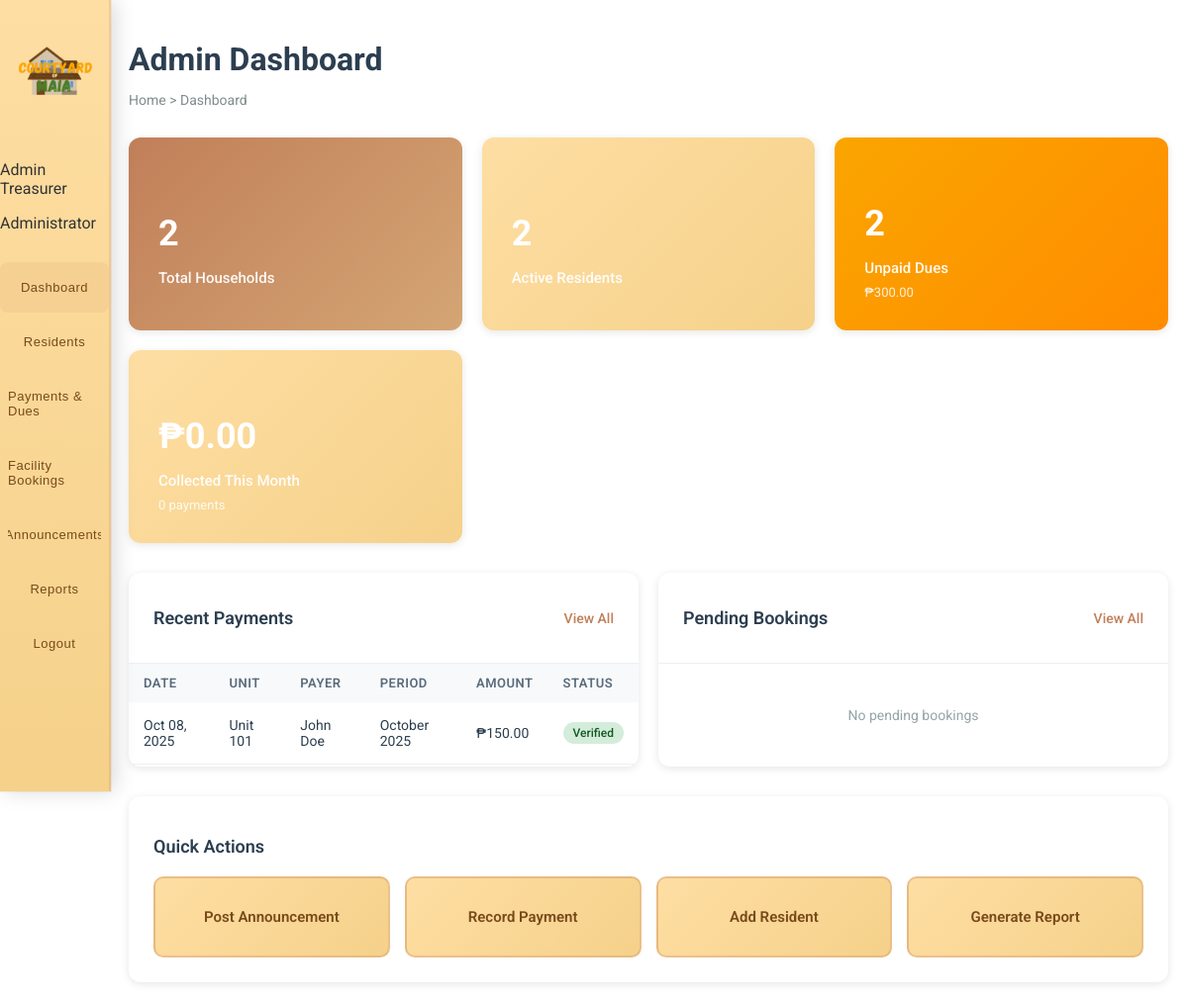
Page /admin/dashboard.php (signed in) on the committed database.
### tables this page shows
CREATE TABLE users (
    user_id INT PRIMARY KEY AUTO_INCREMENT,
    account_number VARCHAR(20) UNIQUE NOT NULL,
    password VARCHAR(255) NOT NULL,
    email VARCHAR(100) UNIQUE NOT NULL,
    first_name VARCHAR(50) NOT NULL,
    last_name VARCHAR(50) NOT NULL,
    contact_number VARCHAR(20),
    user_role ENUM('admin', 'resident') DEFAULT 'resident',
    status ENUM('active', 'inactive') DEFAULT 'active',
    created_by INT,
    created_at TIMESTAMP DEFAULT CURRENT_TIMESTAMP,
    updated_at TIMESTAMP DEFAULT CURRENT_TIMESTAMP ON UPDATE CURRENT_TIMESTAMP,
    FOREIGN KEY (created_by) REFERENCES users(user_id) ON DELETE SET NULL
);

CREATE TABLE payments (
    payment_id INT PRIMARY KEY AUTO_INCREMENT,
    dues_id INT NOT NULL,
    household_id INT NOT NULL,
    payment_date DATE NOT NULL,
    amount_paid DECIMAL(10,2) NOT NULL,
    payment_method ENUM('cash', 'bank_transfer', 'gcash', 'check') NOT NULL,
    reference_number VARCHAR(100),
    proof_of_payment VARCHAR(255),
    verified_by INT,
    verified_at TIMESTAMP NULL,
    remarks TEXT,
    created_at TIMESTAMP DEFAULT CURRENT_TIMESTAMP,
    FOREIGN KEY (dues_id) REFERENCES monthly_dues(dues_id) ON DELETE CASCADE,
    FOREIGN KEY (household_id) REFERENCES households(household_id) ON DELETE CASCADE,
    FOREIGN KEY (verified_by) REFERENCES users(user_id) ON DELETE SET NULL
);

CREATE TABLE households (
    household_id INT PRIMARY KEY AUTO_INCREMENT,
    unit_number VARCHAR(20) UNIQUE NOT NULL,
    lot_number VARCHAR(20),
    block_number VARCHAR(20),
    street_address VARCHAR(255),
    owner_id INT,
    resident_type ENUM('owner', 'tenant') DEFAULT 'owner',
    move_in_date DATE,
    status ENUM('occupied', 'vacant') DEFAULT 'occupied',
    created_at TIMESTAMP DEFAULT CURRENT_TIMESTAMP,
    FOREIGN KEY (owner_id) REFERENCES users(user_id) ON DELETE SET NULL
);

CREATE TABLE monthly_dues (
    dues_id INT PRIMARY KEY AUTO_INCREMENT,
    household_id INT NOT NULL,
    due_month VARCHAR(20) NOT NULL,
    due_year INT NOT NULL,
    amount DECIMAL(10,2) NOT NULL DEFAULT 0.00,
    due_date DATE NOT NULL,
    status ENUM('unpaid', 'paid', 'overdue') DEFAULT 'unpaid',
    created_at TIMESTAMP DEFAULT CURRENT_TIMESTAMP,
    FOREIGN KEY (household_id) REFERENCES households(household_id) ON DELETE CASCADE,
    UNIQUE KEY unique_household_month_year (household_id, due_month, due_year)
);

### auth/session_check.php (called while the page is built, shortened)
<?php
function getCurrentUser() {
    $conn = getDBConnection();
    $user_id = $_SESSION['user_id'] ?? null;
    if ($user_id) {
        $stmt = $conn->prepare("SELECT contact_number FROM users WHERE user_id = ?");
        $stmt->bind_param("i", $user_id);
        $stmt->execute();
        $result = $stmt->get_result();
        $user_data = $result->fetch_assoc();
    }
    return [
        'user_id' => $_SESSION['user_id'] ?? null,
        'account_number' => $_SESSION['account_number'] ?? '',
        'email' => $_SESSION['email'] ?? '',
        'first_name' => $_SESSION['first_name'] ?? '',
        'last_name' => $_SESSION['last_name'] ?? '',
        'full_name' => ($_SESSION['first_name'] ?? '') . ' ' . ($_SESSION['last_name'] ?? ''),
        'user_role' => $_SESSION['user_role'] ?? 'resident',
        'household_id' => $_SESSION['household_id'] ?? null,
        'unit_number' => $_SESSION['unit_number'] ?? '',
        'contact_number' => $user_data['contact_number'] ?? ''
    ];
}
?>

### admin/dashboard.php (the view, shortened to what this page needs)
<?php
require_once('../auth/session_check.php');
$conn = getDBConnection();
$current_user = getCurrentUser();
$total_households_query = "SELECT COUNT(*) as total FROM households WHERE status = 'occupied'";
$total_households = $conn->query($total_households_query)->fetch_assoc()['total'];
$total_residents_query = "SELECT COUNT(*) as total FROM users WHERE user_role = 'resident' AND status = 'active'";
$total_residents = $conn->query($total_residents_query)->fetch_assoc()['total'];
$unpaid_dues_query = "SELECT COUNT(*) as total, SUM(amount) as total_amount FROM monthly_dues WHERE status = 'unpaid'";
$unpaid_dues_result = $conn->query($unpaid_dues_query)->fetch_assoc();
$unpaid_count = $unpaid_dues_result['total'];
$unpaid_amount = $unpaid_dues_result['total_amount'] ?? 0;
$paid_this_month_query = "SELECT COUNT(*) as total, SUM(amount_paid) as total_amount FROM payments WHERE MONTH(payment_date) = MONTH(CURRENT_DATE()) AND YEAR(payment_date) = YEAR(CURRENT_DATE())";
$paid_this_month_result = $conn->query($paid_this_month_query)->fetch_assoc();
$paid_count = $paid_this_month_result['total'];
$paid_amount = $paid_this_month_result['total_amount'] ?? 0;
$recent_payments_query = "SELECT p.*, h.unit_number, CONCAT(u.first_name, ' ', u.last_name) as payer_name, md.due_month, md.due_year
                          FROM payments p
                          INNER JOIN households h ON p.household_id = h.household_id
                          INNER JOIN household_members hm ON h.household_id = hm.household_id AND hm.is_primary = 1
                          INNER JOIN users u ON hm.user_id = u.user_id
                          INNER JOIN monthly_dues md ON p.dues_id = md.dues_id
                          ORDER BY p.created_at DESC
                          LIMIT 10";
$recent_payments = $conn->query($recent_payments_query);
$pending_bookings_query = "SELECT fb.*, h.unit_number, CONCAT(u.first_name, ' ', u.last_name) as requester_name
                           FROM facility_bookings fb
                           INNER JOIN households h ON fb.household_id = h.household_id
                           INNER JOIN household_members hm ON h.household_id = hm.household_id AND hm.is_primary = 1
                           INNER JOIN users u ON hm.user_id = u.user_id
                           WHERE fb.status = 'pending'
                           ORDER BY fb.created_at DESC
                           LIMIT 5";
$pending_bookings = $conn->query($pending_bookings_query);
?>
<!DOCTYPE html>
<html lang="en">
<head>
  <link rel="stylesheet" href="../style.css">
  <link rel="stylesheet" href="css/admin.css">
</head>
<body>
  <nav class="navbar" id="sidebar">
    <img src="../pics/Courtyard.png" alt="Courtyard Logo" class="logo">
    <div class="user-info">
      <p class="user-name"><?php echo htmlspecialchars($current_user['full_name']); ?></p>
      <p class="user-role">Administrator</p>
    </div>
    <ul class="nav-links">
      <li class="active"><a href="dashboard.php" onclick="closeMenu()"><span class="text">Dashboard</span></a></li>
      <li><a href="residents.php" onclick="closeMenu()"><span class="text">Residents</span></a></li>
      <li><a href="payments.php" onclick="closeMenu()"><span class="text">Payments & Dues</span></a></li>
      <li><a href="bookings.php" onclick="closeMenu()"><span class="text">Facility Bookings</span></a></li>
      <li><a href="announcements.php" onclick="closeMenu()"><span class="text">Announcements</span></a></li>
      <li><a href="reports.php" onclick="closeMenu()"><span class="text">Reports</span></a></li>
      <li><a href="../auth/logout.php" onclick="closeMenu()"><span class="text">Logout</span></a></li>
    </ul>
  </nav>
  <main>
    <div class="page-header">
      <h1>Admin Dashboard</h1>
      <p class="breadcrumb">Home > Dashboard</p>
    </div>
    <section class="stats-grid">
      <div class="stat-card blue">
        <div class="stat-info">
          <h3><?php echo $total_households; ?></h3>
          <p>Total Households</p>
        </div>
      </div>
      <div class="stat-card green">
        <div class="stat-info">
          <h3><?php echo $total_residents; ?></h3>
          <p>Active Residents</p>
        </div>
      </div>
      <div class="stat-card red">
        <div class="stat-info">
          <h3><?php echo $unpaid_count; ?></h3>
          <p>Unpaid Dues</p>
          <span class="stat-detail">₱<?php echo number_format($unpaid_amount, 2); ?></span>
        </div>
      </div>
      <div class="stat-card purple">
        <div class="stat-info">
          <h3>₱<?php echo number_format($paid_amount, 2); ?></h3>
          <p>Collected This Month</p>
          <span class="stat-detail"><?php echo $paid_count; ?> payments</span>
        </div>
      </div>
    </section>
    <div class="dashboard-grid">
      <div class="card">
        <div class="card-header">
          <h2>Recent Payments</h2>
          <a href="payments.php" class="view-all-link">View All</a>
        </div>
        <div class="card-content">
          <?php if ($recent_payments->num_rows > 0): ?>
            <table class="data-table">
              <thead>
                <tr>
                  <th>Date</th>
                  <th>Unit</th>
                  <th>Payer</th>
                  <th>Period</th>
                  <th>Amount</th>
                  <th>Status</th>
                </tr>
              </thead>
              <tbody>
                <?php while ($payment = $recent_payments->fetch_assoc()): ?>
                  <tr>
                    <td><?php echo date('M d, Y', strtotime($payment['payment_date'])); ?></td>
                    <td><?php echo htmlspecialchars($payment['unit_number']); ?></td>
                    <td><?php echo htmlspecialchars($payment['payer_name']); ?></td>
                    <td><?php echo $payment['due_month'] . ' ' . $payment['due_year']; ?></td>
                    <td>₱<?php echo number_format($payment['amount_paid'], 2); ?></td>
                    <td>
                      <?php if ($payment['verified_by']): ?>
                        <span class="badge badge-success">Verified</span>
                      <?php else: ?>
                        <span class="badge badge-warning">Pending</span>
                      <?php endif; ?>
                    </td>
                  </tr>
                <?php endwhile; ?>
              </tbody>
            </table>
          <?php else: ?>
            <p class="no-data">No recent payments</p>
          <?php endif; ?>
        </div>
      </div>
      <div class="card">
        <div class="card-header">
          <h2>Pending Bookings</h2>
          <a href="bookings.php" class="view-all-link">View All</a>
        </div>
        <div class="card-content">
          <?php if ($pending_bookings->num_rows > 0): ?>
            <div class="bookings-list">
              <?php while ($booking = $pending_bookings->fetch_assoc()): ?>
                <div class="booking-item">
                  <div class="booking-info">
                    <h4><?php echo htmlspecialchars($booking['facility_name']); ?></h4>
                    <p><strong><?php echo htmlspecialchars($booking['unit_number']); ?></strong> - <?php echo htmlspecialchars($booking['requester_name']); ?></p>
                    <p class="booking-date">
                      <?php echo date('M d, Y', strtotime($booking['booking_date'])); ?>
                      (<?php echo date('g:i A', strtotime($booking['start_time'])); ?> - <?php echo date('g:i A', strtotime($booking['end_time'])); ?>)
                    </p>
                  </div>
                  <div class="booking-actions">
                    <button class="btn-approve" onclick="approveBooking(<?php echo $booking['booking_id']; ?>)">Approve</button>
                    <button class="btn-reject" onclick="rejectBooking(<?php echo $booking['booking_id']; ?>)">Reject</button>
                  </div>
                </div>
              <?php endwhile; ?>
            </div>
          <?php else: ?>
            <p class="no-data">No pending bookings</p>
          <?php endif; ?>
        </div>
      </div>
    </div>
    <div class="quick-actions">
      <h2>Quick Actions</h2>
      <div class="actions-grid">
        <a href="announcements.php?action=new" class="action-btn">
          <span>Post Announcement</span>
        </a>
        <a href="payments.php?action=record" class="action-btn">
          <span>Record Payment</span>
        </a>
        <a href="residents.php?action=add" class="action-btn">
          <span>Add Resident</span>
        </a>
        <a href="reports.php" class="action-btn">
          <span>Generate Report</span>
        </a>
      </div>
    </div>
  </main>
</body>
</html>

### style.css (style rules this page uses)
body { margin: 0; font-family: 'Roboto', sans-serif; background-color: #ffffff; color: #333333; }
.navbar { position: fixed; left: 0; top: 0; height: 100vh; width: 110px; display: flex; flex-direction: column; align-items: flex-start; background: linear-gradient(180deg, #fedea3 0%, #f5d18a 100%); box-shadow: 4px 0 20px rgba(0, 0, 0, 0.15), 0 0 0 1px rgba(193, 127, 89, 0.1); border-right: 2px solid rgba(193, 127, 89, 0.2); transition: transform 0.5s cubic-bezier(0.25, 0.46, 0.45, 0.94), width 0.4s cubic-bezier(0.25, 0.46, 0.45, 0.94); z-index: 1000; backdrop-filter: blur(10px); animation: slideIn 0.8s ease-out; }
.logo { height: 90px; margin: 20px auto; cursor: pointer; display: block; transition: transform 0.3s ease, filter 0.3s ease; border-radius: 12px; padding: 8px; }
.nav-links { list-style: none; padding: 0; width: 100%; margin-top: 10px; }
.nav-links li { width: 100%; }
.nav-links a { text-decoration: none; color: #79491b; font-family: 'Arial', sans-serif; font-size: 13px; letter-spacing: 0.5px; padding: 18px 0; margin: 4px 8px; display: flex; flex-direction: column; align-items: center; justify-content: center; transition: all 0.3s cubic-bezier(0.4, 0, 0.2, 1); border-radius: 12px; position: relative; overflow: hidden; }
.nav-links a::before { content: ''; position: absolute; top: 0; left: -100%; width: 100%; height: 100%; background: linear-gradient(90deg, transparent, rgba(250, 160, 0, 0.3), transparent); transition: left 0.5s ease; }
.active { background: rgba(193, 127, 89, 0.1); border-radius: 8px; }
main { margin-left: 110px; padding: 20px; transition: margin 0.4s ease; animation: fadeIn 1s ease-out; }
h1 { margin-bottom: 20px; animation: fadeIn 1.2s ease-out; }
.card { border-radius: 8px; box-shadow: 0 2px 6px rgba(0, 0, 0, 0.1); overflow: hidden; transition: transform 0.2s, box-shadow 0.2s; background-color: #fff3cd; color: #333; }
.card-header { display: flex; align-items: center; gap: 8px; padding: 10px 15px; color: white; }
.card-content { padding: 15px; }
.page-header { margin-bottom: 30px; }
.page-header h1 { font-size: 32px; color: #2c3e50; margin-bottom: 5px; }
.breadcrumb { font-size: 14px; color: #7f8c8d; }
.badge { padding: 4px 10px; border-radius: 12px; font-size: 12px; font-weight: 500; display: inline-block; }
.badge-success { background: #d4edda; color: #155724; }

### rows in the picture
users: contact_number "Admin Treasurer"
payments: payment_date "Oct 08, 2025", household.unit_number "Unit 101", payer_name "John Doe", dues.due_month "October", dues.due_year "2025", amount_paid "150.00", shows "Verified"

### other values in the picture
$total_households "2"
$total_residents "2"
$unpaid_count "2"
$unpaid_amount "300.00"
$paid_amount "0.00"
$paid_count "0"
